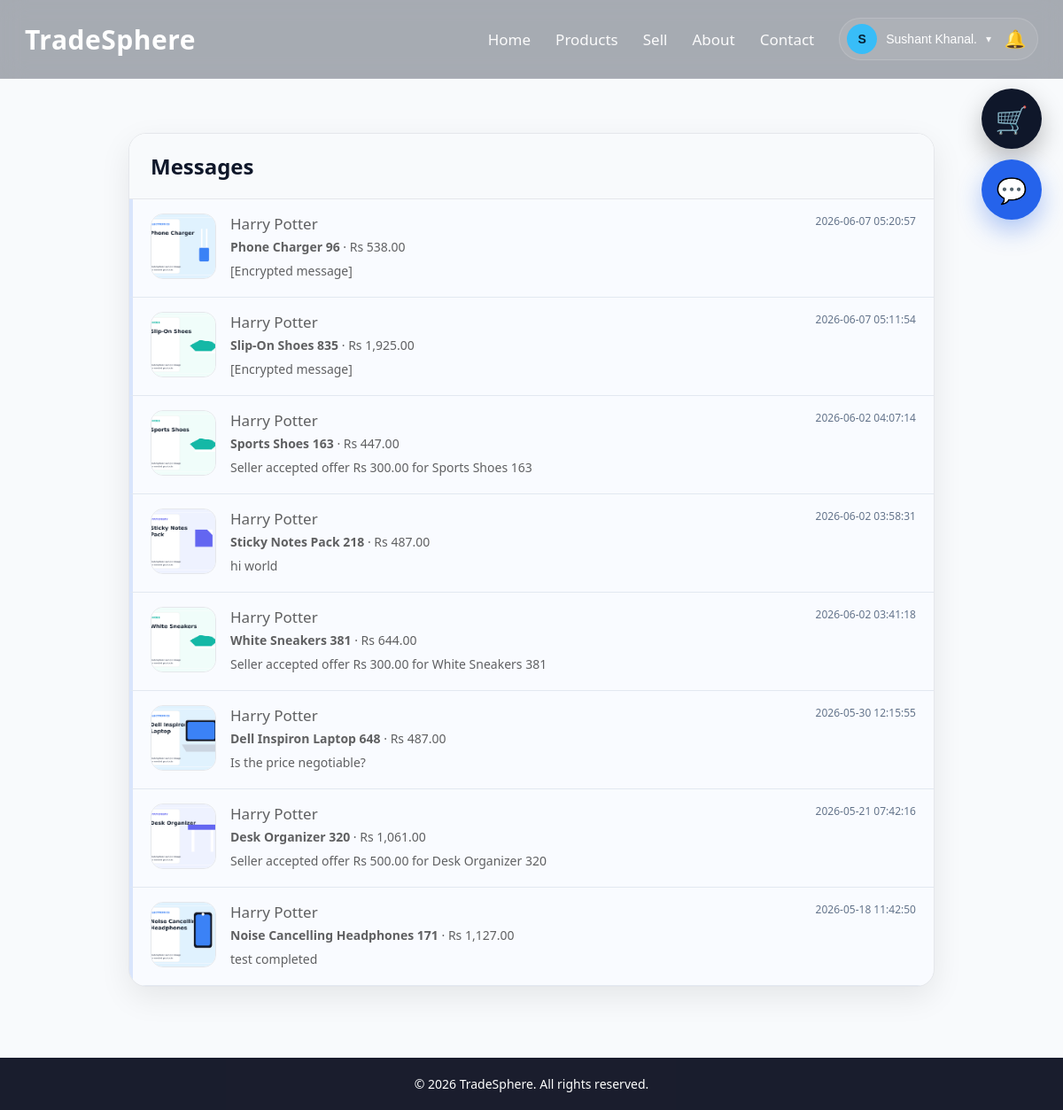
The app's page /messages.php (signed in) with its own data.
### tables this page shows
CREATE TABLE `users` (
  `id` int(11) NOT NULL,
  `name` varchar(100) DEFAULT NULL,
  `email` varchar(150) DEFAULT NULL,
  `password` varchar(255) DEFAULT NULL,
  `role` enum('user','admin') DEFAULT 'user',
  `is_verified` tinyint(1) DEFAULT 0,
  `email_otp` varchar(255) DEFAULT NULL,
  `otp_expires_at` datetime DEFAULT NULL,
  `reset_token` varchar(255) DEFAULT NULL,
  `reset_expires_at` datetime DEFAULT NULL,
  `created_at` timestamp NOT NULL DEFAULT current_timestamp(),
  `seller_status` enum('none','pending','approved','rejected') DEFAULT 'none',
  `seller_requested_at` datetime DEFAULT NULL,
  `seller_verified_at` datetime DEFAULT NULL,
  `account_status` enum('active','pending_admin','removed') DEFAULT 'active',
  `removal_reason` text DEFAULT NULL,
  `removed_at` datetime DEFAULT NULL,
  `reapply_requested_at` datetime DEFAULT NULL
);

CREATE TABLE `chat_rooms` (
  `id` int(11) NOT NULL,
  `buyer_id` int(11) NOT NULL,
  `seller_id` int(11) NOT NULL,
  `product_id` int(11) NOT NULL,
  `order_id` int(11) DEFAULT NULL,
  `created_at` timestamp NOT NULL DEFAULT current_timestamp()
);

CREATE TABLE `products` (
  `id` int(11) NOT NULL,
  `user_id` int(11) DEFAULT NULL,
  `name` varchar(255) DEFAULT NULL,
  `category_id` int(11) DEFAULT NULL,
  `price` decimal(10,2) DEFAULT NULL,
  `city` varchar(100) DEFAULT NULL,
  `seller_email` varchar(150) DEFAULT NULL,
  `contact_number` varchar(20) DEFAULT NULL,
  `contact_info` varchar(255) DEFAULT NULL,
  `image` varchar(255) DEFAULT NULL,
  `description` text DEFAULT NULL,
  `product_condition` varchar(50) DEFAULT NULL,
  `status` enum('available','sold') DEFAULT 'available',
  `created_at` timestamp NOT NULL DEFAULT current_timestamp(),
  `average_rating` decimal(3,2) NOT NULL DEFAULT 0.00,
  `rating_count` int(11) NOT NULL DEFAULT 0,
  `ai_status` enum('approved','manual_review','rejected','skipped') DEFAULT 'skipped',
  `ai_reason` text DEFAULT NULL
);

### messages.php (the view, shortened to what this page needs)
<?php
include "config/db.php";
$userEmail = $conn->real_escape_string($_SESSION['user']);
$userRes = $conn->query("
    SELECT id, name
    FROM users
    WHERE email = '$userEmail'
    LIMIT 1
");
$user = $userRes ? $userRes->fetch_assoc() : null;
$userId = (int)$user['id'];
$rooms = $conn->query("
    SELECT
        cr.*,
        p.name AS product_name,
        p.image AS product_image,
        p.price AS product_price,
        buyer.name AS buyer_name,
        seller.name AS seller_name,
        (
            SELECT message_text
            FROM chat_messages
            WHERE room_id = cr.id
            ORDER BY created_at DESC
            LIMIT 1
        ) AS last_message,
        (
            SELECT created_at
            FROM chat_messages
            WHERE room_id = cr.id
            ORDER BY created_at DESC
            LIMIT 1
        ) AS last_message_time,
        (
            SELECT COUNT(*)
            FROM chat_messages
            WHERE room_id = cr.id
            AND receiver_id = $userId
            AND is_read = 0
        ) AS unread_count
    FROM chat_rooms cr
    INNER JOIN products p ON cr.product_id = p.id
    INNER JOIN users buyer ON cr.buyer_id = buyer.id
    INNER JOIN users seller ON cr.seller_id = seller.id
    WHERE cr.buyer_id = $userId
    OR cr.seller_id = $userId
    ORDER BY last_message_time DESC, cr.created_at DESC
");
?>
<!DOCTYPE html>
<html lang="en">
<head>
    <link rel="stylesheet" href="css/style.css">
</head>
<body>
<?php include "includes/navbar.php"; ?>
<div class="page-wrap">
    <div class="container messages-wrap">
        <div class="messages-card">
            <div class="messages-head">
                <h2>Messages</h2>
            </div>
            <?php if ($rooms && $rooms->num_rows > 0): ?>
                <?php while ($room = $rooms->fetch_assoc()): ?>
                    <?php
                        $isBuyer = ((int)$room['buyer_id'] === $userId);
                        $otherName = $isBuyer ? $room['seller_name'] : $room['buyer_name'];
                        $unreadCount = (int)$room['unread_count'];
                    ?>
                    <a
                        href="chat.php?room_id=<?php echo (int)$room['id']; ?>"
                        class="message-room <?php echo ($unreadCount > 0) ? 'unread' : ''; ?>"
                    >
                        <img src="uploads/<?php echo htmlspecialchars($room['product_image']); ?>" alt="Product">
                        <div class="message-room-body">
                            <div class="message-room-top">
                                <div>
                                    <h3><?php echo htmlspecialchars($otherName); ?></h3>
                                    <p>
                                        <strong><?php echo htmlspecialchars($room['product_name']); ?></strong>
                                        · Rs <?php echo number_format((float)$room['product_price'], 2); ?>
                                    </p>
                                </div>
                                <?php if (!empty($room['last_message_time'])): ?>
                                    <span class="message-time">
                                        <?php echo htmlspecialchars($room['last_message_time']); ?>
                                    </span>
                                <?php endif; ?>
                            </div>
                            <p class="last-message">
                                <?php echo !empty($room['last_message'])
                                    ? htmlspecialchars($room['last_message'])
                                    : "No messages yet."; ?>
                            </p>
                        </div>
                    </a>
                <?php endwhile; ?>
            <?php endif; ?>
        </div>
    </div>
</div>
<footer>© 2026 TradeSphere. All rights reserved.</footer>
</body>
</html>

### includes/navbar.php (shortened to what this page needs)
<?php
include_once __DIR__ . "/../config/db.php";
$navUser = null;
$navCartCount = 0;
if (isset($_SESSION['user'])) {
    $navEmail = $conn->real_escape_string($_SESSION['user']);
    $navRes = $conn->query("
        SELECT id, name, email
        FROM users
        WHERE email='$navEmail'
        LIMIT 1
    ");
    $navUser = $navRes ? $navRes->fetch_assoc() : null;
    if ($navUser) {
        $navUserId = (int)$navUser['id'];
        $cartRes = $conn->query("
            SELECT SUM(quantity) AS total
            FROM cart
            WHERE user_id=$navUserId
        ");
        if ($cartRes) {
            $cartData = $cartRes->fetch_assoc();
            $navCartCount = (int)($cartData['total'] ?? 0);
        }
    }
}
$firstLetter = $navUser ? strtoupper(substr($navUser['name'], 0, 1)) : "U";
?>
<nav class="navbar">
    <div class="navbar-inner">
        <div class="logo">
            <a href="index.php">TradeSphere</a>
        </div>
        <div class="nav-links" id="navLinks">
            <a href="index.php">Home</a>
            <a href="products.php">Products</a>
            <a href="sell.php">Sell</a>
            <a href="index.php#about">About</a>
            <a href="index.php#contact">Contact</a>
            <?php if ($navUser): ?>
                <div class="profile-menu">
                    <div class="profile-combo">
                        <button type="button" class="profile-toggle" id="profileToggle">
                            <span class="profile-avatar">
                                <?php echo htmlspecialchars($firstLetter); ?>
                            </span>
                            <span class="profile-name">
                                <?php echo htmlspecialchars($navUser['name']); ?>
                            </span>
                            <span class="profile-caret">▾</span>
                        </button>
                        <button
                            type="button"
                            class="notification-btn"
                            onclick="toggleNotifications()"
                            title="Notifications"
                        >
                            🔔
                        </button>
                    </div>
                </div>
            <?php else: ?>
                <a href="login.php">Login</a>
                <a href="register.php" class="nav-btn">Register</a>
            <?php endif; ?>
        </div>
    </div>
</nav>
<?php if ($navUser): ?>
    <a
        href="cart.php"
        id="floatingCart"
        class="floating-cart <?php echo ($navCartCount > 0) ? 'cart-active' : ''; ?>"
        title="View Cart"
    >
        🛒
    </a>
    <a
        href="messages.php"
        id="floatingMessages"
        class="floating-message-btn"
        title="Messages"
    >
        💬
    </a>
<?php endif; ?>

### css/style.css (style rules this page uses)
* { margin: 0; padding: 0; box-sizing: border-box; }
:root { --bg-dark: #0f172a; --bg-darker: #020617; --card: #ffffff; --text: #111827; --muted: #6b7280; --line: #e5e7eb; --primary: #38bdf8; --primary-dark: #0ea5e9; --shadow: 0 10px 30px rgba(0,0,0,0.12); }
html { scroll-behavior: smooth; }
body { font-family: "Segoe UI", Arial, sans-serif; background: #f8fafc; color: var(--text); }
.navbar { position: fixed; top: 0; left: 0; width: 100%; background: rgba(15, 23, 42, 0.35); backdrop-filter: blur(14px); -webkit-backdrop-filter: blur(14px); border-bottom: 1px solid rgba(255,255,255,0.08); z-index: 1000; }
.navbar-inner { max-width: 1200px; margin: auto; padding: 20px 28px; display: flex; align-items: center; justify-content: space-between; gap: 20px; }
.logo a { text-decoration: none; color: white; font-size: 30px; font-weight: 700; letter-spacing: 0.5px; }
.nav-links { display: flex; align-items: center; gap: 28px; }
.nav-links a { color: white; text-decoration: none; font-size: 17px; font-weight: 500; opacity: 0.95; transition: 0.2s ease; }
.page-wrap { min-height: 100vh; padding-top: 120px; padding-bottom: 50px; }
.container { max-width: 1200px; margin: auto; padding: 0 20px; }
footer { background: var(--bg-darker); color: white; text-align: center; padding: 20px; font-size: 14px; opacity: 0.9; }
.profile-menu { position: relative; }
.profile-toggle { display: flex; align-items: center; gap: 10px; background: rgba(255,255,255,0.08); border: 1px solid rgba(255,255,255,0.14); color: white; border-radius: 999px; padding: 8px 12px; cursor: pointer; font-size: 14px; }
.profile-avatar { width: 34px; height: 34px; border-radius: 50%; background: #38bdf8; color: #062033; display: flex; align-items: center; justify-content: center; font-weight: 700; }
.profile-name { max-width: 110px; overflow: hidden; text-overflow: ellipsis; white-space: nowrap; }
.profile-caret { font-size: 12px; opacity: 0.9; }
.floating-cart { position: fixed; top: 100px; right: 24px; width: 68px; height: 68px; border-radius: 50%; background: #0f172a; color: white; display: flex; align-items: center; justify-content: center; text-decoration: none; font-size: 30px; box-shadow: 0 12px 28px rgba(0,0,0,0.25); z-index: 1200; transition: transform 0.25s ease, box-shadow 0.25s ease, background 0.25s ease; }
.notification-btn { position: relative; border: none; background: transparent; font-size: 22px; cursor: pointer; padding: 8px; }
.profile-menu { display:flex; align-items:center; gap:8px; position:relative; }
.profile-toggle { display:flex; align-items:center; gap:10px; }
.notification-btn { position:relative; border:none; background:transparent; font-size:22px; cursor:pointer; padding:8px; color:white; }
.floating-message-btn { position:fixed; top:180px; right:24px; width:68px; height:68px; border-radius:50%; background:#2563eb; color:white; text-decoration:none; display:flex; align-items:center; justify-content:center; font-size:28px; z-index:1200; box-shadow: 0 12px 28px rgba(37,99,235,.35); transition:.25s ease; }
.profile-toggle { display:flex; align-items:center; gap:8px; }
.profile-menu { display:flex; align-items:center; position:relative; }
.notification-btn { display:flex; align-items:center; justify-content:center; border:none; background:transparent; padding:0; font-size:22px; }
.profile-menu { position: relative !important; display: inline-flex !important; align-items: center !important; }
.profile-combo { display: inline-flex !important; align-items: center !important; gap: 6px !important; background: rgba(255,255,255,0.08) !important; border: 1px solid rgba(255,255,255,0.14) !important; border-radius: 999px !important; padding: 6px 8px !important; white-space: nowrap !important; }
.profile-combo .profile-toggle { background: transparent !important; border: none !important; padding: 0 4px 0 0 !important; border-radius: 0 !important; display: inline-flex !important; align-items: center !important; gap: 10px !important; }
.profile-combo .notification-btn { width: 34px !important; height: 34px !important; border: none !important; background: transparent !important; color: white !important; font-size: 20px !important; display: inline-flex !important; align-items: center !important; justify-content: center !important; padding: 0 !important; position: relative !important; cursor: pointer !important; }
* { box-sizing: border-box; }
html, body { max-width: 100%; overflow-x: hidden; }
img { max-width: 100%; height: auto; }

### records on screen
users: name "S", name "Sushant Khanal."
chat_rooms: product.image (picture), users.name "Harry Potter", product.name "Phone Charger 96", product.price "538.00", last_message_time "2026-06-07 05:20:57", last_message "[Encrypted message]"
chat_rooms: product.image (picture), users.name "Harry Potter", product.name "Slip-On Shoes 835", product.price "1,925.00", last_message_time "2026-06-07 05:11:54", last_message "[Encrypted message]"
chat_rooms: product.image (picture), users.name "Harry Potter", product.name "Sports Shoes 163", product.price "447.00", last_message_time "2026-06-02 04:07:14", last_message "Seller accepted offer Rs 300.00 for Sports Shoes 163"
chat_rooms: product.image (picture), users.name "Harry Potter", product.name "Sticky Notes Pack 218", product.price "487.00", last_message_time "2026-06-02 03:58:31", last_message "hi world"
chat_rooms: product.image (picture), users.name "Harry Potter", product.name "White Sneakers 381", product.price "644.00", last_message_time "2026-06-02 03:41:18", last_message "Seller accepted offer Rs 300.00 for White Sneakers 381"
chat_rooms: product.image (picture), users.name "Harry Potter", product.name "Dell Inspiron Laptop 648", product.price "487.00", last_message_time "2026-05-30 12:15:55", last_message "Is the price negotiable?"
chat_rooms: product.image (picture), users.name "Harry Potter", product.name "Desk Organizer 320", product.price "1,061.00", last_message_time "2026-05-21 07:42:16", last_message "Seller accepted offer Rs 500.00 for Desk Organizer 320"
chat_rooms: product.image (picture), users.name "Harry Potter", product.name "Noise Cancelling Headphones 171", product.price "1,127.00", last_message_time "2026-05-18 11:42:50", last_message "test completed"
